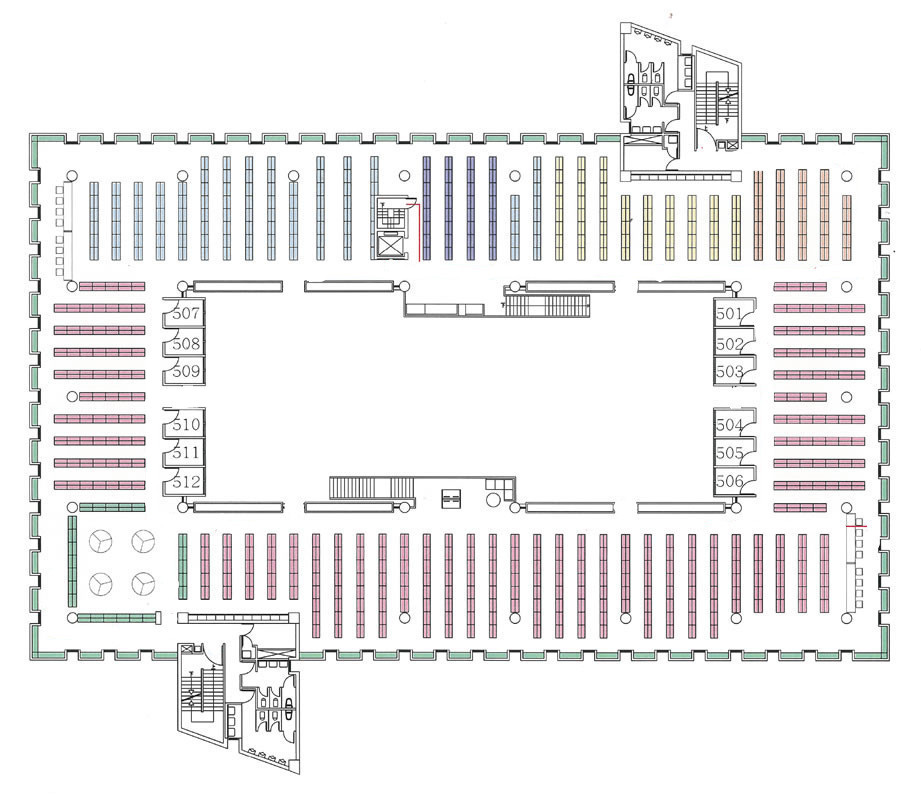
#> input picture Library/library.jpg, 921 x 800 px
$ python setup_map.py
#> lines starting #> are read from the running program, lines starting #| are printed output that depends on the picture
import cv2

img = cv2.imread("Library/library.jpg")
#> img is the input picture: shape (800, 921, 3); mean B, G, R 237.1, 236.9, 237.8
img_gray = cv2.cvtColor(img, cv2.COLOR_BGR2GRAY)
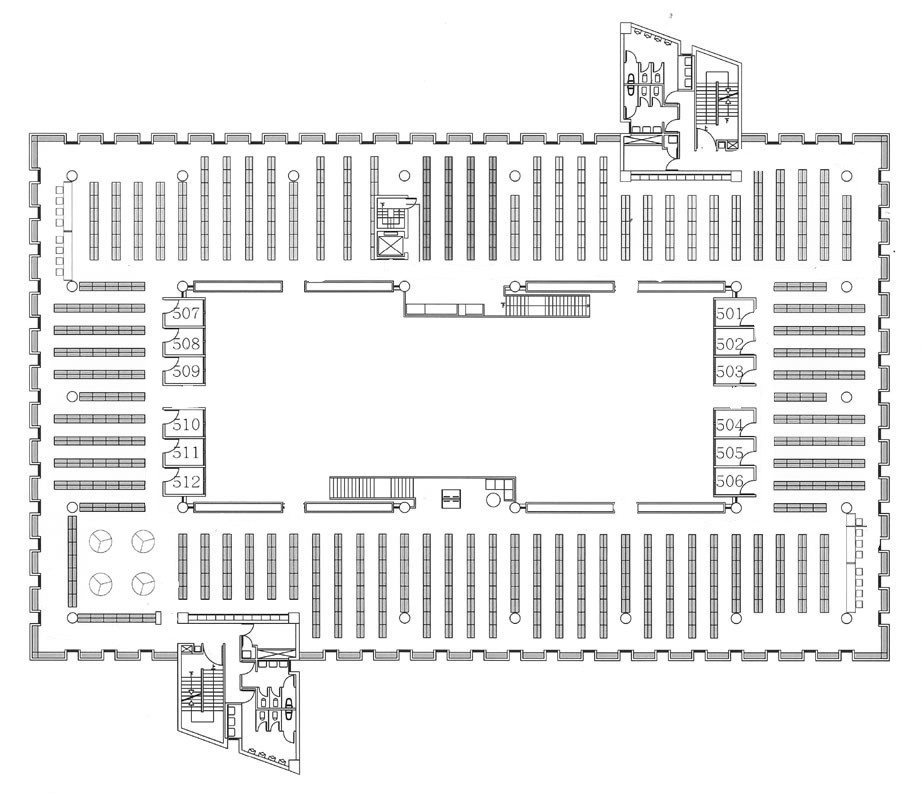
#> img_gray: shape (800, 921); min 0, max 255, mean 237.2
img_gray = cv2.adaptiveThreshold(img_gray, 255, cv2.ADAPTIVE_THRESH_GAUSSIAN_C, cv2.THRESH_BINARY, 11, 2)
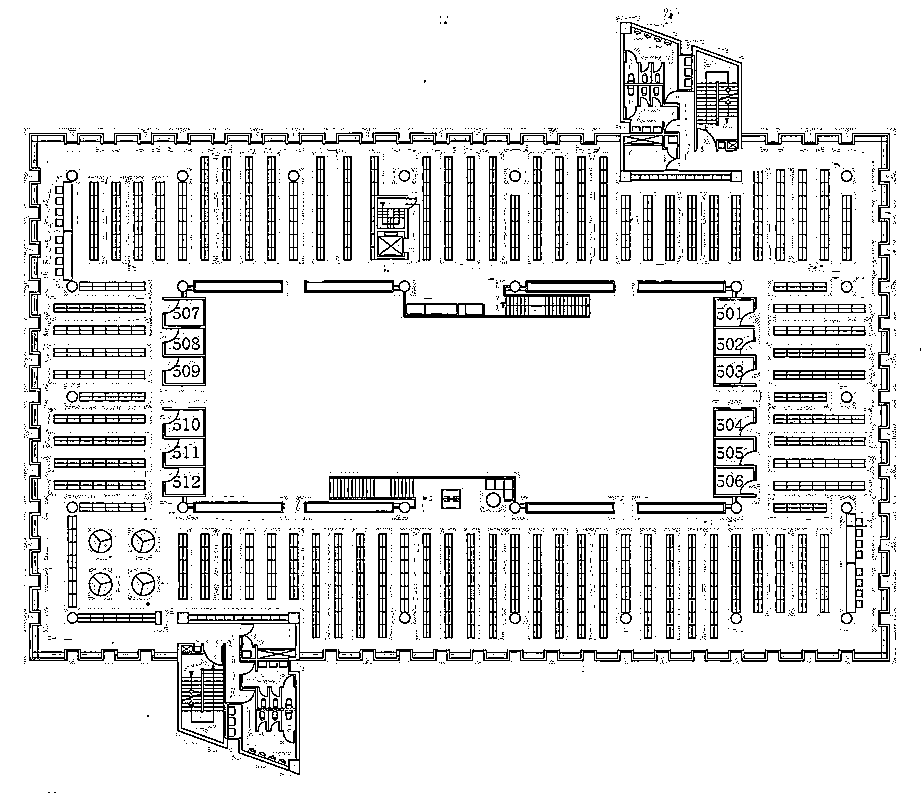
#> img_gray: shape (800, 921); 88.6% white; black in thin lines or dots

cv2.imwrite("Library/library_gray.jpg", img_gray)
